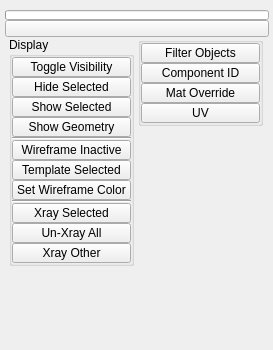
<?xml version="1.0" encoding="UTF-8"?>
<ui version="4.0">
 <class>QtUi</class>
 <widget class="QMainWindow" name="QtUi">
  <property name="enabled">
   <bool>true</bool>
  </property>
  <property name="geometry">
   <rect>
    <x>0</x>
    <y>0</y>
    <width>273</width>
    <height>350</height>
   </rect>
  </property>
  <property name="minimumSize">
   <size>
    <width>0</width>
    <height>0</height>
   </size>
  </property>
  <property name="maximumSize">
   <size>
    <width>999</width>
    <height>999</height>
   </size>
  </property>
  <property name="windowTitle">
   <string>Toolkit</string>
  </property>
  <property name="tabShape">
   <enum>QTabWidget::Triangular</enum>
  </property>
  <property name="dockNestingEnabled">
   <bool>true</bool>
  </property>
  <property name="dockOptions">
   <set>QMainWindow::AllowNestedDocks|QMainWindow::AllowTabbedDocks|QMainWindow::AnimatedDocks|QMainWindow::ForceTabbedDocks</set>
  </property>
  <widget class="QWidget" name="mainWindow">
   <widget class="QWidget" name="layoutWidget_2">
    <property name="geometry">
     <rect>
      <x>5</x>
      <y>10</y>
      <width>264</width>
      <height>316</height>
     </rect>
    </property>
    <layout class="QGridLayout" name="gridLayout_2">
     <property name="spacing">
      <number>0</number>
     </property>
     <item row="0" column="1" colspan="2">
      <widget class="TkProgressBar" name="progressBar">
       <property name="sizePolicy">
        <sizepolicy hsizetype="Ignored" vsizetype="Fixed">
         <horstretch>0</horstretch>
         <verstretch>0</verstretch>
        </sizepolicy>
       </property>
       <property name="minimumSize">
        <size>
         <width>0</width>
         <height>10</height>
        </size>
       </property>
       <property name="maximumSize">
        <size>
         <width>16777215</width>
         <height>10</height>
        </size>
       </property>
       <property name="value">
        <number>0</number>
       </property>
       <property name="textVisible">
        <bool>false</bool>
       </property>
      </widget>
     </item>
     <item row="2" column="1" colspan="2">
      <layout class="QHBoxLayout" name="horizontalLayout">
       <item>
        <layout class="QVBoxLayout" name="verticalLayout">
         <property name="spacing">
          <number>0</number>
         </property>
         <item>
          <widget class="QGroupBox" name="View">
           <property name="minimumSize">
            <size>
             <width>125</width>
             <height>0</height>
            </size>
           </property>
           <property name="maximumSize">
            <size>
             <width>125</width>
             <height>999</height>
            </size>
           </property>
           <property name="title">
            <string>Display</string>
           </property>
           <layout class="QVBoxLayout" name="verticalLayout_3">
            <property name="spacing">
             <number>0</number>
            </property>
            <property name="leftMargin">
             <number>0</number>
            </property>
            <property name="topMargin">
             <number>0</number>
            </property>
            <property name="rightMargin">
             <number>0</number>
            </property>
            <property name="bottomMargin">
             <number>0</number>
            </property>
            <item>
             <widget class="QPushButton" name="b001">
              <property name="minimumSize">
               <size>
                <width>0</width>
                <height>20</height>
               </size>
              </property>
              <property name="maximumSize">
               <size>
                <width>999</width>
                <height>20</height>
               </size>
              </property>
              <property name="text">
               <string>Toggle Visibility</string>
              </property>
             </widget>
            </item>
            <item>
             <widget class="QPushButton" name="b002">
              <property name="minimumSize">
               <size>
                <width>0</width>
                <height>20</height>
               </size>
              </property>
              <property name="maximumSize">
               <size>
                <width>999</width>
                <height>20</height>
               </size>
              </property>
              <property name="text">
               <string>Hide Selected</string>
              </property>
             </widget>
            </item>
            <item>
             <widget class="QPushButton" name="b003">
              <property name="minimumSize">
               <size>
                <width>0</width>
                <height>20</height>
               </size>
              </property>
              <property name="maximumSize">
               <size>
                <width>999</width>
                <height>20</height>
               </size>
              </property>
              <property name="text">
               <string>Show Selected</string>
              </property>
             </widget>
            </item>
            <item>
             <widget class="QPushButton" name="b004">
              <property name="minimumSize">
               <size>
                <width>0</width>
                <height>20</height>
               </size>
              </property>
              <property name="maximumSize">
               <size>
                <width>999</width>
                <height>20</height>
               </size>
              </property>
              <property name="text">
               <string>Show Geometry</string>
              </property>
             </widget>
            </item>
            <item>
             <widget class="Line" name="line_2">
              <property name="minimumSize">
               <size>
                <width>111</width>
                <height>0</height>
               </size>
              </property>
              <property name="orientation">
               <enum>Qt::Horizontal</enum>
              </property>
             </widget>
            </item>
            <item>
             <widget class="QPushButton" name="b012">
              <property name="minimumSize">
               <size>
                <width>0</width>
                <height>20</height>
               </size>
              </property>
              <property name="maximumSize">
               <size>
                <width>999</width>
                <height>20</height>
               </size>
              </property>
              <property name="toolTip">
               <string>Shaded on active (selected) obhects only</string>
              </property>
              <property name="text">
               <string>Wireframe Inactive</string>
              </property>
             </widget>
            </item>
            <item>
             <widget class="QPushButton" name="b021">
              <property name="minimumSize">
               <size>
                <width>0</width>
                <height>20</height>
               </size>
              </property>
              <property name="maximumSize">
               <size>
                <width>999</width>
                <height>20</height>
               </size>
              </property>
              <property name="text">
               <string>Template Selected</string>
              </property>
             </widget>
            </item>
            <item>
             <widget class="QPushButton" name="b000">
              <property name="minimumSize">
               <size>
                <width>0</width>
                <height>20</height>
               </size>
              </property>
              <property name="maximumSize">
               <size>
                <width>999</width>
                <height>20</height>
               </size>
              </property>
              <property name="toolTip">
               <string>Set the wireframe color of all selected objects.</string>
              </property>
              <property name="text">
               <string>Set Wireframe Color</string>
              </property>
             </widget>
            </item>
            <item>
             <widget class="Line" name="line_3">
              <property name="minimumSize">
               <size>
                <width>111</width>
                <height>0</height>
               </size>
              </property>
              <property name="orientation">
               <enum>Qt::Horizontal</enum>
              </property>
             </widget>
            </item>
            <item>
             <widget class="QPushButton" name="b005">
              <property name="minimumSize">
               <size>
                <width>0</width>
                <height>20</height>
               </size>
              </property>
              <property name="maximumSize">
               <size>
                <width>999</width>
                <height>20</height>
               </size>
              </property>
              <property name="text">
               <string>Xray Selected</string>
              </property>
             </widget>
            </item>
            <item>
             <widget class="QPushButton" name="b006">
              <property name="minimumSize">
               <size>
                <width>0</width>
                <height>20</height>
               </size>
              </property>
              <property name="maximumSize">
               <size>
                <width>999</width>
                <height>20</height>
               </size>
              </property>
              <property name="text">
               <string>Un-Xray All</string>
              </property>
             </widget>
            </item>
            <item>
             <widget class="QPushButton" name="b007">
              <property name="minimumSize">
               <size>
                <width>0</width>
                <height>20</height>
               </size>
              </property>
              <property name="maximumSize">
               <size>
                <width>999</width>
                <height>20</height>
               </size>
              </property>
              <property name="text">
               <string>Xray Other</string>
              </property>
             </widget>
            </item>
           </layout>
          </widget>
         </item>
         <item>
          <spacer name="verticalSpacer">
           <property name="orientation">
            <enum>Qt::Vertical</enum>
           </property>
           <property name="sizeHint" stdset="0">
            <size>
             <width>20</width>
             <height>40</height>
            </size>
           </property>
          </spacer>
         </item>
        </layout>
       </item>
       <item>
        <layout class="QVBoxLayout" name="verticalLayout_2">
         <property name="spacing">
          <number>0</number>
         </property>
         <item>
          <widget class="QGroupBox" name="groupBox">
           <property name="minimumSize">
            <size>
             <width>125</width>
             <height>0</height>
            </size>
           </property>
           <property name="maximumSize">
            <size>
             <width>125</width>
             <height>999</height>
            </size>
           </property>
           <property name="title">
            <string/>
           </property>
           <layout class="QVBoxLayout" name="verticalLayout_4">
            <property name="spacing">
             <number>0</number>
            </property>
            <property name="leftMargin">
             <number>0</number>
            </property>
            <property name="topMargin">
             <number>0</number>
            </property>
            <property name="rightMargin">
             <number>0</number>
            </property>
            <property name="bottomMargin">
             <number>0</number>
            </property>
            <item>
             <widget class="QPushButton" name="b008">
              <property name="minimumSize">
               <size>
                <width>0</width>
                <height>20</height>
               </size>
              </property>
              <property name="maximumSize">
               <size>
                <width>999</width>
                <height>20</height>
               </size>
              </property>
              <property name="text">
               <string>Filter Objects</string>
              </property>
             </widget>
            </item>
            <item>
             <widget class="QPushButton" name="b011">
              <property name="minimumSize">
               <size>
                <width>0</width>
                <height>20</height>
               </size>
              </property>
              <property name="maximumSize">
               <size>
                <width>999</width>
                <height>20</height>
               </size>
              </property>
              <property name="text">
               <string>Component ID</string>
              </property>
             </widget>
            </item>
            <item>
             <widget class="QPushButton" name="b009">
              <property name="minimumSize">
               <size>
                <width>0</width>
                <height>20</height>
               </size>
              </property>
              <property name="maximumSize">
               <size>
                <width>999</width>
                <height>20</height>
               </size>
              </property>
              <property name="toolTip">
               <string>Material Override</string>
              </property>
              <property name="text">
               <string>Mat Override</string>
              </property>
             </widget>
            </item>
            <item>
             <widget class="QPushButton" name="chk000">
              <property name="minimumSize">
               <size>
                <width>0</width>
                <height>20</height>
               </size>
              </property>
              <property name="maximumSize">
               <size>
                <width>999</width>
                <height>20</height>
               </size>
              </property>
              <property name="toolTip">
               <string>Material Override: Override with UV checker</string>
              </property>
              <property name="text">
               <string>UV</string>
              </property>
              <property name="checkable">
               <bool>true</bool>
              </property>
             </widget>
            </item>
           </layout>
          </widget>
         </item>
         <item>
          <spacer name="verticalSpacer_2">
           <property name="orientation">
            <enum>Qt::Vertical</enum>
           </property>
           <property name="sizeHint" stdset="0">
            <size>
             <width>20</width>
             <height>40</height>
            </size>
           </property>
          </spacer>
         </item>
        </layout>
       </item>
      </layout>
     </item>
     <item row="1" column="1" colspan="2">
      <widget class="TkPushButton_Draggable" name="pin">
       <property name="minimumSize">
        <size>
         <width>19</width>
         <height>17</height>
        </size>
       </property>
       <property name="maximumSize">
        <size>
         <width>999</width>
         <height>17</height>
        </size>
       </property>
       <property name="text">
        <string/>
       </property>
       <property name="checkable">
        <bool>true</bool>
       </property>
      </widget>
     </item>
    </layout>
   </widget>
  </widget>
 </widget>
 <customwidgets>
  <customwidget>
   <class>TkPushButton_Draggable</class>
   <extends>QPushButton</extends>
   <header>widgets.tkpushbuttondraggable.h</header>
  </customwidget>
  <customwidget>
   <class>TkProgressBar</class>
   <extends>QProgressBar</extends>
   <header>widgets.tkprogressbar.h</header>
  </customwidget>
 </customwidgets>
 <resources/>
 <connections/>
 <designerdata>
  <property name="gridDeltaX">
   <number>5</number>
  </property>
  <property name="gridDeltaY">
   <number>5</number>
  </property>
  <property name="gridSnapX">
   <bool>true</bool>
  </property>
  <property name="gridSnapY">
   <bool>true</bool>
  </property>
  <property name="gridVisible">
   <bool>true</bool>
  </property>
 </designerdata>
</ui>
